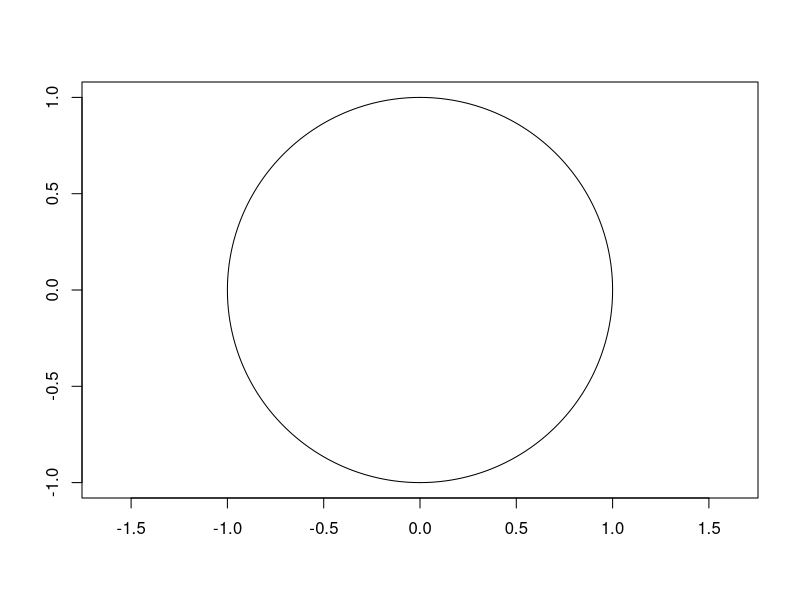

Here is the R script that generated this plot:
## ---- chunk 1
3*5
## ---- chunk 2
3*5
## ---- chunk 3
var <- 3*5
## ---- chunk 4
#var <- 4*6
## ---- chunk 5
a <- 5
b <- 3
c <- 5/3
d <- 5%/%3
e <- 5%%3
## ---- chunk 6
sqrt(2^4)
round(c)
## ---- chunk 7
str1 <- "R"
str2 <- "Language"
## ---- chunk 8
nchar(str1)
paste(str1, str2)
substr(str2, 1, 4)
## ---- chunk 9
log1 <- 3>5
log2 <- "R Language" == paste(str1, str2)
log1 | log2
log1 & log2
## ---- chunk 10
gender_data <- c(2, 1, 2, 2, 1, 1)
gender <- factor(gender_data, labels=c("女", "男"))
## ---- chunk 11
gender <- factor(gender_data, labels=c("女", "男"), levels=c(2, 1))
## ---- chunk 12
intD <- c(1, 4, 6, 2, 5, 7, 8, 3)
strD <- c("ab", "df", "4d", "32", "bc")
## ---- chunk 13
intD[4]
intD[2:5]
intD[c(1,3,5)]
## ---- chunk 14
intD * 5
intD + c(1, 2, 3, 4, 5, 6, 7, 8)
intD + c(1, 2, 3, 4)
## ---- chunk 15
c(intD, c(1, 2, 3, 4))
## ---- chunk 16
length(intD)
## ---- chunk 17
sum(intD)
## ---- chunk 18
sort(intD)
sort(intD, decreasing=TRUE)
## ---- chunk 19
order(intD)
## ---- chunk 20
intD[order(intD)]
## ---- chunk 21
order(intD, decreasing=TRUE)
## ---- chunk 22
seq(1, 8)
seq(1, 8, 2)
seq(1, 8, 1.5)
## ---- chunk 23
1:8
## ---- chunk 24
rep(1, 9)
rep(1:2, 4)
rep(c(4, 82, 53), 3)
## ---- chunk 25
pnt <- (2*pi)/360*(0:360)
## ---- chunk 26
plot(sin(pnt), cos(pnt), type="l", xlab="", ylab="", asp=1)
## ---- chunk 27
matrix(1:12, nrow=4)
## ---- chunk 28
matrix(1:12, nrow=4, byrow=TRUE)
## ---- chunk 29
intMatrix <- matrix(1:12, nrow=4, byrow=TRUE)
intMatrix[1,] # 第一列
intMatrix[,2] # 第二行
intMatrix[3,1] # 第三列第一行
## ---- chunk 30
rowSums(intMatrix) # 每列上元素總和
colSums(intMatrix) # 每行上元素總和
sum(intMatrix)     # 所有元素總和
## ---- chunk 31
t(intMatrix)
## ---- chunk 32
diag(intMatrix)
## ---- chunk 33
spiderman <- list(id = "012",
                  name = "Peter",
                  team = "Avengers",
                  height = 178,
                  weight = 76)
spiderman
## ---- chunk 34
spiderman[[3]]
## ---- chunk 35
spiderman[["team"]]
## ---- chunk 36
spiderman$team
## ---- chunk 37
id <- c("001", "002", "003", "004", "005")
name <- c("superman", "batman", "spiderman", "wolverine", "wonderwoman")
height <- c(190, 188, 178, 150, 183)
weight <- c(102, 95, 76, 88, 59)
gender <- c("Male", "Male", "Male", "Male", "Female")
heroes <- data.frame(id, name, height, weight, gender)

heroes
## ---- chunk 38
colnames(heroes)
## ---- chunk 39
nrow(heroes)
ncol(heroes)
dim(heroes)
## ---- chunk 40
str(heroes)
## ---- chunk 41
str(id)
str(name)
str(gender)
## ---- chunk 42
heroes <- data.frame(id, name, height, weight, gender,
                     stringsAsFactors = FALSE)
str(heroes)
## ---- chunk 43
heroes[2, ]
heroes[,2]
heroes[2, 2]
## ---- chunk 44
heroes[["name"]]
## ---- chunk 45
heroes$name
## ---- chunk 46
heroes[heroes$name=="spiderman",]
## ---- chunk 47
heroes[which.max(heroes$height),]
## ---- chunk 48
which.max(heroes$height)
